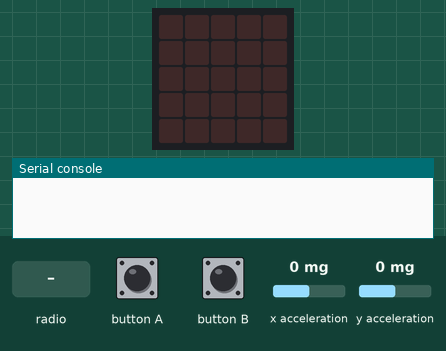
A program run on a simulated BBC micro:bit running MicroPython. On the bench: the board's 5×5 LED display, the last lines printed to the serial console. The test bench sets the inputs (shaded band); at power-on: x acceleration 0 mg, y acceleration 0 mg. Dim RGB values are drawn brighter than linear; no radio messages arrive unless stated (any console line starting 'radio sent:' is added by the test bench).

Above: at 1.2 s.
1.3 s: radio message "1" arrives
At 2.7 s:
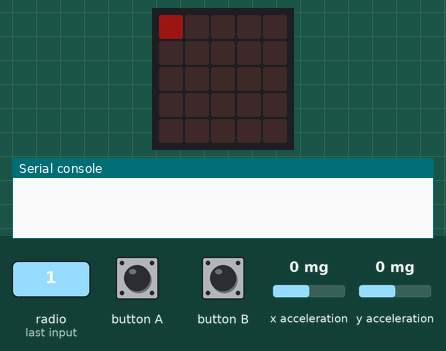
3.0 s: button A pressed for 0.15 s
4.6 s: radio message "," arrives
At 5.9 s:
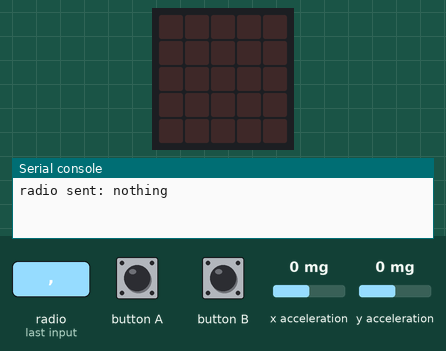
6.2 s: button B pressed for 0.15 s
Timing chart, 0 to 8.8 s (numbered marks = the images above; inputs shaded):
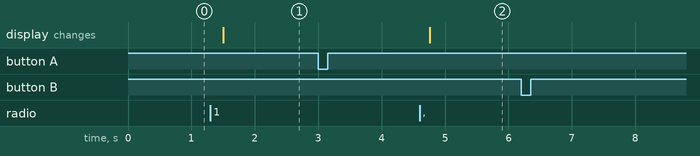

Measured:
- after the input at 1.3 s, the display: changes after 0.20 s (image 1)
- after the input at 4.6 s, the display: changes after 0.16 s (image 2)

The program:

gamepad_gr_32.py
```python
import radio
import microbit

# definition of functions


def get_message():
    """Wait and return a message from another micro:bit.

    Returns
    -------
    message: message sent by another micro:bit (str)
    """
    message = None
    while message == None:
        microbit.sleep(250)
        message = radio.receive()

    return message


def decrypt_board(view):
    """function transform state of table from string to list of lists

    parameters
    ----------
    view : the state of the board (str)

    Returns
    -------
    board : the state of board in the final type list (list)
    """

    board = list()
    line = list()

    for character in view:
        if character != ",":
            line.append(int(character))
        elif character == ",":
            board.append(line)
            line = list()

    board.append(line)

    return board


def show_board(board):
    """show the content of the board in the microbit

    Parameters
    ----------
    board : the state of the board (str)

    """

    i = 0
    for line in board:
        j = 0
        for column in line:
            microbit.display.set_pixel(j, i, column)
            j += 1
        i += 1


def get_direction():
    """Return the direction after the movement of the micobit

    Returns
    -------
    direction : the direction of the microbit (str)
    """

    direction = "nothing"
    x = microbit.accelerometer.get_x()
    y = microbit.accelerometer.get_y()

    if x > 200:
        direction = "right"
    elif x < -200:
        direction = "left"
    elif y > 200:
        direction = "down"
    elif y < -200:
        direction = "top"
    else:
        direction = "nothing"

    return direction


# settings
group_id = 32

# setup radio to receive/send messages
radio.on()
radio.config(group=group_id)

# loop forever (until micro:bit is switched off)
while True:
    # get view of the board
    view = get_message()

    # clear screen
    microbit.display.clear()

    # show view of the board
    show_board(decrypt_board(view))

    # wait for button A or B to be pressed
    while not (microbit.button_a.is_pressed() or microbit.button_b.is_pressed()):
        microbit.sleep(50)

    if microbit.button_a.is_pressed():
        # send current direction
        radio.send(get_direction())
    elif microbit.button_b.is_pressed():
        # notify that the piece should be dropped
        radio.send("drop")
```
